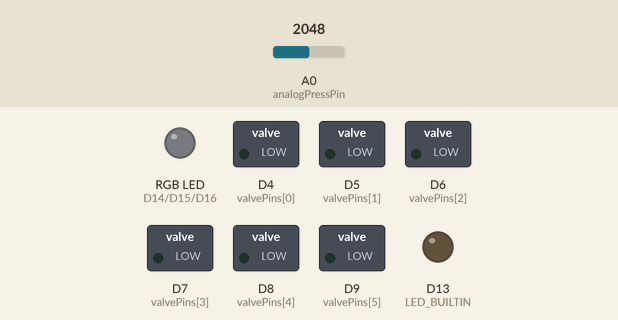
Bench run of a program on a simulated Arduino Nano ESP32. Parts: switched loads named in the program (green lamp = pin HIGH), an RGB LED mixed from three pins (HIGH = lit), output pins drawn as LEDs (lit = HIGH). Dashed ring = blinking. The inputs (shaded band) are chosen by the test bench; at power-on: A0 (analogPressPin) = 2048. What the program prints to the serial monitor is not drawn.

Above: at 0.1 s.
At 1.06 s:
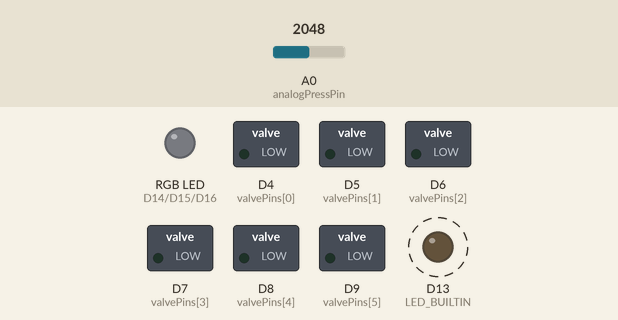
1.3 s: A0 (analogPressPin) set to 1048
4.3 s: A0 (analogPressPin) set to 945
Timing chart, 0 to 16.3 s (numbered marks = the images above; inputs shaded):
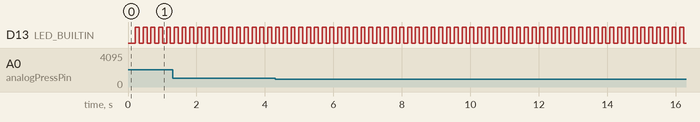

The program:

main.cpp
```cpp
#include <Arduino.h>

// #include "movingAvgFloat.h"

#include "MovingAverageFilter.h"

int analogPressPin = A0;

// Define the onboard LED pin

// RGB pins:
// Red, r_pin   = 14
// Green, g_pin = 15
// Blue, b_pin  = 16

double pAvg;
int pvAvg;
double dtAvg;

MovingAverageFilter avgGen1(10);
MovingAverageFilter avgPressureFilter(10);
MovingAverageFilter avgGen3(10);


// movingAvgFloat avgGen1(10);
// movingAvgFloat avgGen2(10);
// movingAvgFloat avgGen3(10);


// PID parameters

uint64_t currentMicros = esp_timer_get_time(); // used by publish
uint64_t currentMicrosInterval = esp_timer_get_time(); // used by publish


double dc_set=0.;

bool blinkState=HIGH;

double pRaw=0;
int pvRaw=0;


double set_p = 0.; // bar
double p_in=8.;// bar

double current_pressure_value = 0;

double prev_error = 0;
double integral = 0;


double Kp =2;//3.8; //3
double Ti_Inv = 0.041;// 0.003;// 0.032;
double Td = 0.02;//0.01;

double gamma_=0.2;//0.;


const int ledPinRed = 14; // Onboard LED
const int ledPinGreen = 15; // Onboard LED
const int ledPinBlue = 16; // Onboard LED


// PWM Configuration

const int pwmChannelValve[] = {4, 5, 6, 7, 8, 9};     // Choose a PWM channel (0-15)
const int valvePins[]       = {4, 5, 6, 7, 8, 9};

// pinout: https://docs.arduino.cc/resources/datasheets/ABX00083-datasheet.pdf
const int pwmFrequencyValve = 1000; // Set frequency
const int pwmResolutionValve = 14;   // Set resolution, max: 14 bits

uint32_t dc_u_int_max_val=pow(2, pwmResolutionValve)-1;//2^14-1=16383;
uint32_t dc_u_int;

const int pwmChannelRedLED = 0;     // Choose a PWM channel (0-15)
const int pwmChannelGreenLED = 1;     // Choose a PWM channel (0-15)
const int pwmChannelBlueLED = 2;     // Choose a PWM channel (0-15)

const int pwmFrequencyLED = 500; // Set frequency to 500 Hz
const int pwmResolutionLED = 8;   // Set resolution to 8 bits (values from 0 to 255)

int i=0;

int valveNr=1;

void setup()
{

  Serial.begin(115200);

  // delay(10);


  // Initialize the LED pin as an output
  pinMode(ledPinRed, OUTPUT);
  pinMode(ledPinGreen, OUTPUT);
  pinMode(ledPinBlue, OUTPUT);

  pinMode(LED_BUILTIN, OUTPUT);

  // Configure the PWM channel with the chosen frequency and resolution
  ledcSetup(pwmChannelRedLED, pwmFrequencyLED, pwmResolutionLED);
  ledcSetup(pwmChannelGreenLED, pwmFrequencyLED, pwmResolutionLED);
  ledcSetup(pwmChannelBlueLED, pwmFrequencyLED, pwmResolutionLED);

  for(i=0;i<sizeof(pwmChannelValve)/sizeof(int);i++)
  {
      ledcSetup(pwmChannelValve[i], pwmFrequencyValve, pwmResolutionValve);
      ledcAttachPin(valvePins[i], pwmChannelValve[i]);
  }

  ledcAttachPin(ledPinRed, pwmChannelRedLED);
  ledcAttachPin(ledPinGreen, pwmChannelGreenLED);
  ledcAttachPin(ledPinBlue, pwmChannelBlueLED);

  currentMicros = esp_timer_get_time();


}


double mapf(double x, double in_min, double in_max, double out_min, double out_max)
{
  return (x - in_min) * (out_max - out_min) / (in_max - in_min) + out_min;
}

int getPMOccurancesInStr(String str)
{

  int count = 0;

  for (uint8_t i=0; i<str.length(); i++)
    if (str[i] == '+') count++;
    else if(str[i] == '-') count--;

  return count;
}

void loop()
{


  // Write the duty cycle to the PWM pin
  //analogWrite(pwmPin, dutyCycle);

  pvRaw = analogRead(analogPressPin);  // read the input pin

  pvAvg = avgGen1.process(pvRaw);

  // output = movingAverageFilter.process(input);


  // pRaw=mapf(pvRaw,105,600,0,5.93);  // pressure in bar(g)

  pRaw=mapf(pvRaw,620,4095,0,7);  // pressure in bar(g)


  if (pRaw<0) pRaw=0;

  pAvg = avgPressureFilter.process(pRaw);


  // Read the analog sensor value
  current_pressure_value = pAvg;

  double error = set_p - current_pressure_value;

  double dt=dtAvg; //(millis()-currentMilliSRunning)/1000.;

  double derivative = (error - prev_error)/dt;
  prev_error = error;

  //Ti_Inv=0.;
  //Td=0.;

  integral += error * dt;


  double i_Part_unrest=Kp * Ti_Inv * integral;

  double i_Part=i_Part_unrest;

  double u_max=p_in;//p_in * Kp;

  // if (i_Part<0) i_Part=0;
  // if (i_Part>u_max) i_Part=u_max;

  // Anti-Windup

  double i_Part_korr=(i_Part - i_Part_unrest)*gamma_;

  integral += i_Part_korr * dt;

  i_Part=Kp * Ti_Inv * integral;


  double p_Part = Kp * error;
  double d_Part= Kp * Td * derivative;

  //d_Part=0;

  double u = p_Part + i_Part + d_Part ;


  // Stellgrößenbeschränkung
  if (u<0) u=0;
  // if (u>u_max) u=u_max;

  // Map the control output to PWM range (0-100) for analogWrite
  //uint16_t dc_u_int = mapf(u, 0, p_in*Kp+1., 0, ICR1);

// Set the duty cycle (0 to max_val)

  // u=u_max/3.;
  dc_u_int = mapf(u, 0, u_max, 0, dc_u_int_max_val);

  if (dc_u_int>dc_u_int_max_val) dc_u_int=dc_u_int_max_val;


  // dc_u_int=0.7*dc_u_int_max_val;


  // dc_u_int= dc_set/100.*dc_u_int_max_val;

  ledcWrite(pwmChannelValve[3],  dc_u_int);

  //Serial.println("Hallo, Serial Monitor!");

  while(esp_timer_get_time()-currentMicrosInterval<100.){} // slow down


  dtAvg = avgGen3.process(esp_timer_get_time()-currentMicrosInterval) / 1000000.;


  // while(millis()-currentMillisRunning<1);

  currentMicrosInterval=esp_timer_get_time();

    // while (true)
    // {
    // // Infinite loop to halt the program
    // delay(1000);
    // Serial.println(esp_timer_get_time()-currentMillis);
    // Serial.println(dc_u_int);
    // Serial.println("");
    // }

  if (esp_timer_get_time()-currentMicros>100000)
  {


    blinkState=!blinkState;
    digitalWrite(LED_BUILTIN, blinkState);

    Serial.print(">");
    Serial.print("u:");
    Serial.print(u);

    Serial.print(",error:");
    Serial.print(error);

    Serial.print(",set_p:");
    Serial.print(set_p);

    Serial.print(",pAvg:");
    Serial.print(pAvg);

    Serial.print(",pRaw:");
    Serial.print(pRaw);

    Serial.print(",pvRaw:");
    Serial.print(pvRaw);

    Serial.print(",pvAvg:");
    Serial.print(pvAvg);

    Serial.print(",dc:");
    // Serial.print(((double)dc_u_int)/max_val,3);
    Serial.print(((double)dc_u_int)/((double)dc_u_int_max_val),3);

    Serial.print(",dc_u_int:");
    Serial.print(dc_u_int);

    Serial.print(",u_max:");
    Serial.print(u_max);

    Serial.print(",dtAvg:");
    Serial.print(dtAvg*1000.,1);

    Serial.print(",dt:");
    Serial.print(dt*1000.,1);

    Serial.print(",Kp:");
    Serial.print(Kp);

    Serial.print(",Ti_Inv:");
    Serial.print(Ti_Inv,3);

    Serial.print(",Td:");
    Serial.print(Td,3);

    Serial.print(",gamma_:");
    Serial.print(gamma_,2);

    Serial.print(",p_Part:");
    Serial.print(p_Part);

    Serial.print(",i_Part:");
    Serial.print(i_Part);

    Serial.print(",d_Part:");
    Serial.print(d_Part);

    Serial.print(",Ti:");
    Serial.println(1/Ti_Inv);


    currentMicros=esp_timer_get_time();

  }


  if(Serial.available())
  {

    String inputStr = Serial.readStringUntil('\n');

    if(inputStr.startsWith("c"))
    {
      dc_set= (inputStr.substring(1)).toDouble();
      // Accuracy @500 Hz and @ 2000 Hz: 0.005 %
      Serial.print("dc_set%:");
      Serial.println(dc_set,3);
    }

    if(inputStr.startsWith("g"))
      gamma_+=0.1*getPMOccurancesInStr(inputStr);

    if(inputStr.startsWith("p"))
      Kp+=0.1*getPMOccurancesInStr(inputStr);

    else if(inputStr.startsWith("i"))
      Ti_Inv+=0.0025*getPMOccurancesInStr(inputStr);

    else if(inputStr.startsWith("d"))
      Td+=0.01*getPMOccurancesInStr(inputStr);

    else if(inputStr.startsWith("t"))
      set_p+=0.1*getPMOccurancesInStr(inputStr);

    else if(inputStr.startsWith("s"))
      set_p=(inputStr.substring(1)).toDouble();


  }


}
```

MovingAverageFilter.cpp
```cpp
/*
https://github.com/sebnil/Moving-Avarage-Filter--Arduino-Library-
*/
#include "MovingAverageFilter.h"

MovingAverageFilter::MovingAverageFilter(unsigned int newDataPointsCount)
{
  k = 0; //initialize so that we start to write at index 0
  if (newDataPointsCount < MAX_DATA_POINTS)
    dataPointsCount = newDataPointsCount;
  else
    dataPointsCount = MAX_DATA_POINTS;

  for (i = 0; i < dataPointsCount; i++)
  {
    values[i] = 0; // fill the array with 0's
  }
}

float MovingAverageFilter::process(float in)
{
  out = 0;

  values[k] = in;
  k = (k + 1) % dataPointsCount;

  for (i = 0; i < dataPointsCount; i++)
  {
    out += values[i];
  }

  return out / dataPointsCount;
}
```

MovingAverageFilter.h
```cpp
/*
https://github.com/sebnil/Moving-Avarage-Filter--Arduino-Library-
*/
#ifndef MovingAverageFilter_h
#define MovingAverageFilter_h

#define MAX_DATA_POINTS 20

class MovingAverageFilter
{
public:
  //construct without coefs
  MovingAverageFilter(unsigned int newDataPointsCount);

  float process(float in);

private:
  float values[MAX_DATA_POINTS];
  int k; // k stores the index of the current array read to create a circular memory through the array
  int dataPointsCount;
  float out;
  int i; // just a loop counter
};
#endif
```

Measured:
- by itself, D13 (LED_BUILTIN): alternates HIGH for 0.11 s and LOW for 0.11 s
